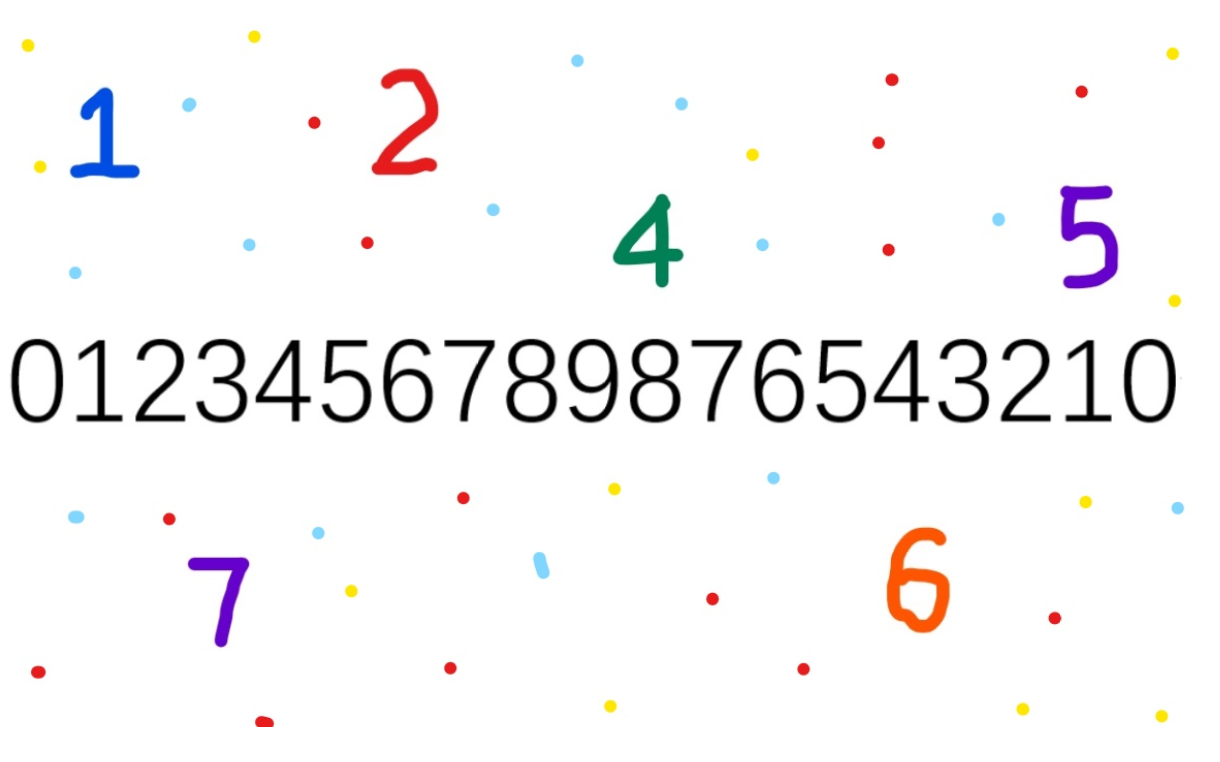
//> input picture num_text/num_text_03.png, 1220 x 762 px
$ ./practice_01   (built with g++ and OpenCV 4)
//> lines starting //> are read from the running program, lines starting //| are printed output that depends on the picture; after the words box and inside, x2 and y2 are one past the last pixel; in counts of white or black regions, pixels touching at a corner belong together
#include <opencv2\opencv.hpp>
#include<opencv2\imgproc\imgproc.hpp>
#include <iostream>
#include <math.h>

using namespace std;
using namespace cv;

//创建记录轮廓数量和坐标的结构体
struct num_contours
{
	double x, y;             //轮廓的x、y坐标
	int index;               //轮廓的顺序

	bool operator <(num_contours &m)
	{
		if (y > m.y+50) return false;

		else if (y > m.y-50)
		{
			if (x < m.x) return true;

			else return false;
		}

		else return true;
	}
}num_contours[100];

//创建记录结果的结构体
struct result
{
	double data;
	int num;

	bool operator<(result &m)
	{
		if (data < m.data)return true;
		else return false;
	}
}result[100];

void select_result(Mat & src, int num);
double compare(Mat &src, Mat &model);
vector<Mat> imread_model();
void deal(Mat &src, Mat &model, int m);
void select_result(Mat & src, int num);

int main()
{
	Mat src, gray_src, dest, dst;
	src = imread("D:/Project/Opencv-Project/num_text/num_text_03.png");           //加载原图
//> src is the input picture: 762 rows x 1220 cols, CV_8UC3; mean B, G, R 245.2, 244.6, 245.9

	cvtColor(src, gray_src, COLOR_BGR2GRAY);                     //对图像进行预处理
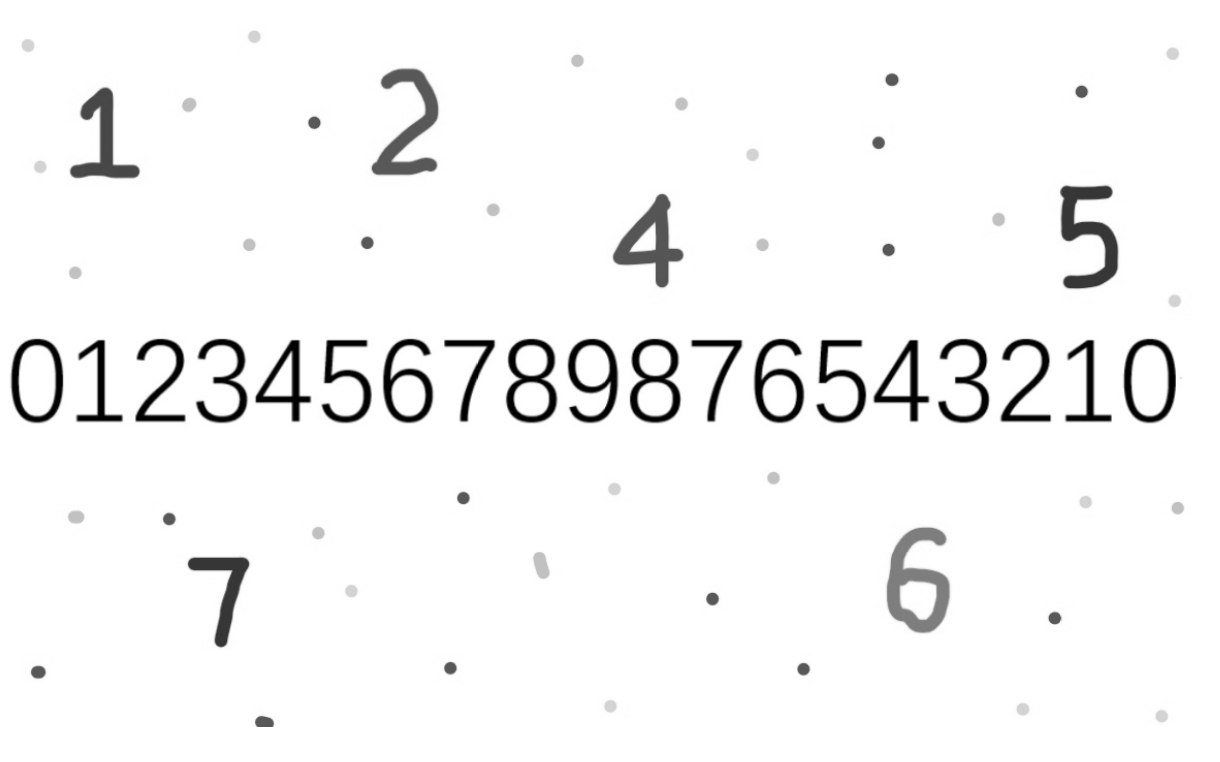
//> gray_src: 762 rows x 1220 cols, CV_8UC1; min 0, max 255, mean 245.1
	threshold(gray_src, dest, 150, 255, THRESH_BINARY_INV);
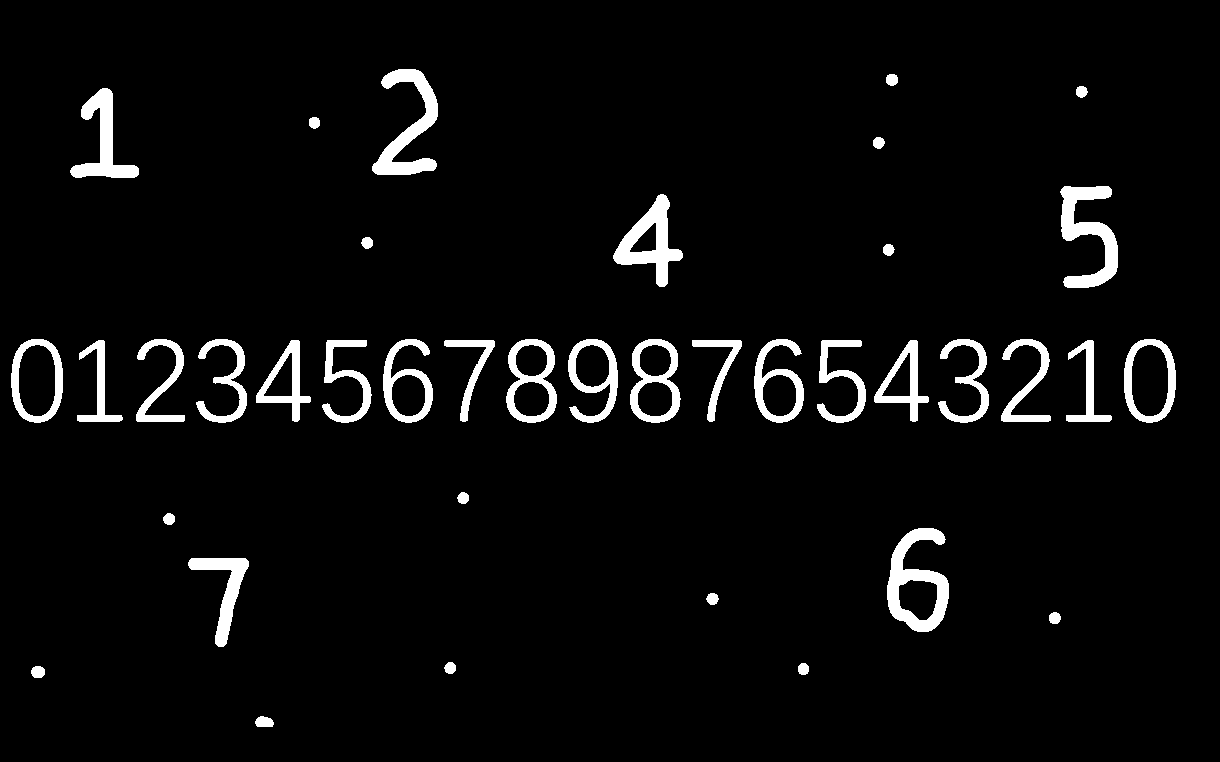
//> dest: 762 rows x 1220 cols, CV_8UC1; 4.5% white; 39 white regions

	vector<vector<Point>> contours;
	vector<Vec4i> hierarchy;
	findContours(dest, contours, hierarchy, RETR_EXTERNAL, CHAIN_APPROX_NONE, Point(0, 0));    //提取轮廓
//> contours = 39 contours; largest, box (x1, y1, x2, y2) and area: (887, 528, 949, 632) 3904, (1124, 339, 1176, 423) 3538, (11, 339, 63, 423) 3530, (506, 339, 557, 423) 3306, (630, 339, 681, 423) 3300

	vector<Rect> rect;
	Rect min_bounding_rect,re_rect;
	float tl_x, br_y, width, height;
	for (int i = 0; i < contours.size(); i++)
	{
		if (contourArea(contours[i]) > 50)
		{
			min_bounding_rect = boundingRect(contours[i]);
			rect.push_back(boundingRect(contours[i]));

			tl_x = (float)min_bounding_rect.tl().x;
			br_y = (float)min_bounding_rect.br().y;
			width = (float)min_bounding_rect.width;
			height = (float)min_bounding_rect.height;

			num_contours[i].x = (tl_x * 2 + width) / 2.0;          //计算轮廓中心点
			num_contours[i].y = (br_y * 2 + height) / 2.0;
			num_contours[i].index = i;
		}
	}
//> this loop made 39 passes
//> (min_bounding_rect, tl_x, br_y, width, height) on passes 1 to 12: (Rect(255, 716, 19, 11), 255, 727, 19, 11), (Rect(31, 666, 14, 12), 31, 678, 14, 12), (Rect(798, 663, 11, 12), 798, 675, 11, 12), (Rect(444, 662, 12, 12), 444, 674, 12, 12), (Rect(1049, 612, 12, 12), 1049, 624, 12, 12), (Rect(706, 593, 13, 12), 706, 605, 13, 12), (Rect(188, 558, 61, 89), 188, 647, 61, 89), (Rect(887, 528, 62, 104), 887, 632, 62, 104), (Rect(163, 513, 12, 12), 163, 525, 12, 12), (Rect(457, 492, 12, 12), 457, 504, 12, 12), (Rect(1066, 340, 46, 82), 1066, 422, 46, 82), (Rect(874, 340, 55, 82), 874, 422, 55, 82)
	sort(num_contours, num_contours + contours.size());         //根据轮廓中心点坐标进行排序

	vector<Mat> roi_rect(contours.size());
	for (int j = 0; j < contours.size(); j++)           //ROI处理分割对象
	{
		int k = num_contours[j].index;                  //对分割对象进行预处理
		src(rect[k]).copyTo(roi_rect[j]);
		cvtColor(roi_rect[j], roi_rect[j], COLOR_BGR2GRAY);
		threshold(roi_rect[j], roi_rect[j], 150, 255, THRESH_BINARY_INV);
		select_result(roi_rect[j], j + 1);
	}

	for (int i = 0; i < contours.size(); i++)
	{
		rectangle(src, rect[i], Scalar(0, 0, 255), 1, 8, 0);
	}

	imshow("二值图", dest);
	imshow("原图", src);

	waitKey(0);
	return 0;
}

double compare(Mat &src, Mat &model)               //模板与图像对比计算相似度
{
	Mat re_model;
	resize(model, re_model, src.size());
	int rows, cols;
	uchar *src_data, *model_data;
	rows = re_model.rows;
	cols = re_model.cols*src.channels();
	double percentage,same=0.0,different=0.0;

	for (int i = 0; i < rows; i++)
	{
		src_data = src.ptr<uchar>(i);
		model_data = re_model.ptr<uchar>(i);
		for (int j = 0; j < cols; j++)
		{
			if (src_data[j] == model_data[j])
			{
				same++;
			}
			else
			{
				different++;
			}
		}
	}
	percentage = same / (same + different);
	return percentage;                     //返回相似度
}

vector<Mat> imread_model()
{
	//加载模板
	vector<Mat> myTemplate;

	for (int i = 0; i < 10; i++)
	{
		char name[64];
		sprintf_s(name, "D:/Project/Opencv-Project/num_text/%d.png", i);
		Mat temp = imread(name, 0);
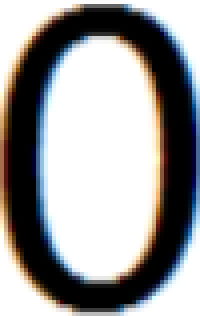
//> input picture num_text/0.png, 50 x 79 px (shown 4 times larger)
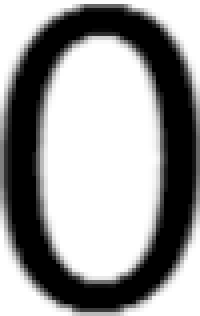
//> temp: 79 rows x 50 cols, CV_8UC1 (shown 4 times larger); min 0, max 255, mean 154.5
		myTemplate.push_back(temp);
	}

	return myTemplate;
}

void deal(Mat &src, Mat &dst, int m)
{

	threshold(dst, dst, 100, 255, THRESH_BINARY_INV);
	Mat dest;
	resize(src, dest, Size(src.cols *1, src.rows *1), 0, 0, INTER_LINEAR);

	result[m].data = compare(dest, dst);
//> (the run ends here: the program stops with an error, at `resize(model, re_model, src.size());`)
